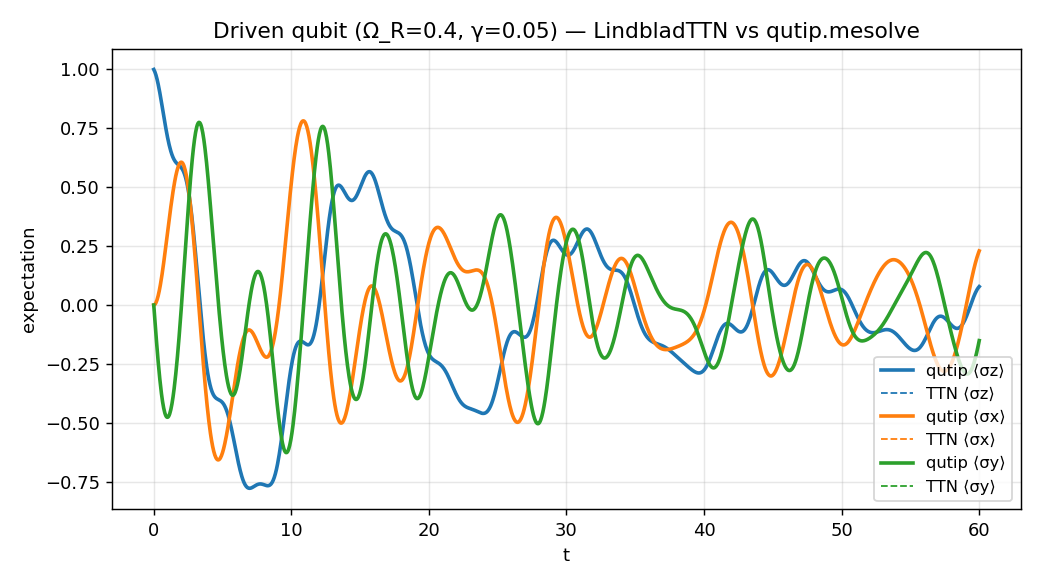

Recreate this plot in Python.
# coding: utf-8
"""Minimal LindbladTTN vs qutip — driven qubit (Rabi + decay).

  H(t) = ω/2 σz + Ω cos(ω_d t) σx
  L    = √γ σ−,   ρ₀ = |0⟩⟨0|

On-resonance drive (ω_d = ω): the population executes Rabi oscillations at
frequency Ω while T1 dissipation damps the envelope toward the steady state.

LindbladTTN evaluates H(t) on the fly via ``f(t)·V``; qutip uses the
``[H0, [V, f]]`` time-dependent format. Both should agree to ~1e-6.

Run
---
    py examples/qutip_driven.py
"""

from __future__ import annotations

import sys
from pathlib import Path

_HERE = Path(__file__).parent
sys.path.insert(0, str(_HERE.parent))

import matplotlib.pyplot as plt
import numpy as np
import qutip as qt

from lindblad_ttn import LindbladTTN

# Operators
X  = np.array([[0, 1],   [1, 0]],  dtype=complex)
Y  = np.array([[0, -1j], [1j, 0]], dtype=complex)
Z  = np.array([[1, 0],   [0, -1]], dtype=complex)
sm = np.array([[0, 0],   [1, 0]],  dtype=complex)

OMEGA   = 1.0    # qubit frequency
OMEGA_D = 1.0    # drive frequency (on resonance)
OMEGA_R = 0.4    # drive amplitude → Rabi frequency Ω_R (RWA)
GAMMA   = 0.05   # T1 decay rate
T_FINAL = 60.0


def drive(t: float) -> float:
    """Coherent drive envelope: Ω_R · cos(ω_d t)."""
    return OMEGA_R * float(np.cos(OMEGA_D * t))


# ---- LindbladTTN ----------------------------------------------------------
# LindbladTTN signature for H(t) = H0 + f(t)·V :
#   H0 = ω/2 σz,  V = σx,  f(t) = Ω_R cos(ω_d t).
solver = LindbladTTN(
    H0=0.5 * OMEGA * Z, f=drive, V=X,
    L_ops=[(GAMMA, sm)],
    n_sites=1, bond_dim=4, topology="train", strategy="ps1",
)
rho0 = np.array([[1.0, 0.0], [0.0, 0.0]], dtype=complex)
res = solver.run(
    rho0=rho0, t_span=(0.0, T_FINAL), dt=0.01,
    observables=[Z, X, Y], save_every=4, verbose=False,
)

# ---- qutip.mesolve --------------------------------------------------------
# qutip 5.x: time-dependent piece is ``[op, callable(t)]``.
times = np.concatenate([[0.0], res.times])
H_q   = [qt.Qobj(0.5 * OMEGA * Z), [qt.Qobj(X), lambda t: drive(t)]]
qres  = qt.mesolve(
    H_q, qt.Qobj(rho0), times,
    c_ops=[np.sqrt(GAMMA) * qt.Qobj(sm)],
    e_ops=[qt.Qobj(Z), qt.Qobj(X), qt.Qobj(Y)],
)

# ---- Report + plot --------------------------------------------------------
names = ("σz", "σx", "σy")
operators = (Z, X, Y)
fig, ax = plt.subplots(figsize=(8, 4.5))
for i, (name, op, color) in enumerate(zip(names, operators, ("C0", "C1", "C2"))):
    ttn_initial = float(np.trace(op @ rho0).real)
    ttn = np.concatenate([[ttn_initial], res.expect[i].real])
    qu  = np.asarray(qres.expect[i]).real
    print(f"  ⟨{name}⟩:  max|TTN − qutip| = {np.max(np.abs(ttn - qu)):.2e}")
    ax.plot(times, qu,  color=color, lw=2.0, label=f"qutip ⟨{name}⟩")
    ax.plot(times, ttn, color=color, lw=1.0, ls="--", label=f"TTN ⟨{name}⟩")

ax.set_xlabel("t");  ax.set_ylabel("expectation")
ax.set_title(f"Driven qubit (Ω_R={OMEGA_R}, γ={GAMMA}) — LindbladTTN vs qutip.mesolve")
ax.legend(loc="lower right", fontsize=9);  ax.grid(alpha=0.3)
out = _HERE / "qutip_driven.png"
fig.tight_layout();  fig.savefig(out, dpi=130)
print(f"\nSaved figure to {out}")
